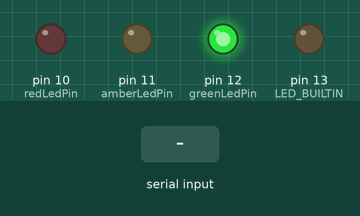
The sketch below on a simulated Arduino Uno, built with avr-gcc and run on an emulated ATmega328P. Shown: output pins drawn as LEDs (lit = HIGH). The inputs (shaded band) are chosen by the test bench. What the sketch prints to the serial monitor is not drawn.

Above: at 1.2 s.
1.3 s: "1" received over Serial
At 1.8 s:
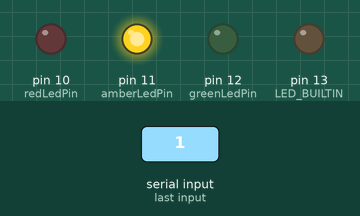
2.8 s: byte 1 (1) received over Serial
At 4.0 s:
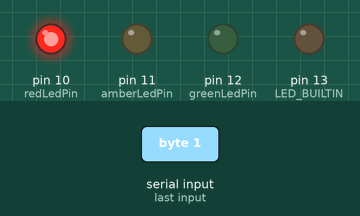
4.3 s: "0" received over Serial
At 5.3 s:
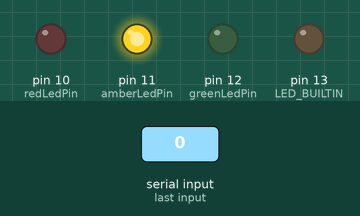
Timing chart, 0 to 7.3 s (numbered marks = the images above; inputs shaded):
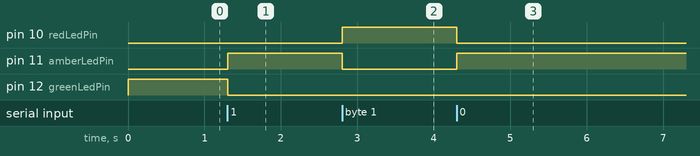

Measured:
- after the input at 1.3 s, pin 11 (amberLedPin): LOW → HIGH at once; pin 12 (greenLedPin): HIGH → LOW at once
- after the input at 2.8 s, pin 10 (redLedPin): LOW → HIGH at once; pin 11 (amberLedPin): HIGH → LOW at once
- after the input at 4.3 s, pin 10 (redLedPin): HIGH → LOW at once; pin 11 (amberLedPin): LOW → HIGH at once

The sketch:

arduino-osc-blink.ino
```cpp
/*
   arduino-osc-blink

   Listens for serial messages and controls the
   the on-board LED according to the message.

   To be used with the Processing sketch
   processing_osc_to_arduino.pde

   Written by Becky Stewart 2022
    edits by Joey More 2025
*/
const int redLedPin = 10;    // the number of the LED pin
const int greenLedPin = 12;    // the number of the LED pin
const int amberLedPin = 11;    // the number of the LED pin

// variable used for LED blink pattern
int blinkCode;

void setup() {
  Serial.begin(9600);  // initialise the serial communication


  // initialize digital pin LED_BUILTIN as an output.
  pinMode(LED_BUILTIN, OUTPUT);
  pinMode(redLedPin, OUTPUT);
  pinMode(greenLedPin, OUTPUT);
  pinMode(amberLedPin, OUTPUT);
}

void loop() {
  // wait for a message to arrive
  if (Serial.available()) {
    // save the message when it arrives
    blinkCode = Serial.read();
  }

  // create two variables to control the blink patter
  int onDelay;
  int offDelay;

 switch (blinkCode) {
    case 1:
      /* on one second, off a quarter second
      onDelay = 1000;
      offDelay = 250;*/
      digitalWrite(redLedPin, HIGH);
      digitalWrite(greenLedPin, LOW);
      digitalWrite(amberLedPin, LOW);
      break;
    case 0:
      /*/ on a half second, off one second
      onDelay = 250;
      offDelay = 1000; */
      digitalWrite(redLedPin, LOW);
      digitalWrite(greenLedPin, HIGH);
      digitalWrite(amberLedPin, LOW);
      break;
    default:
      // default to on one second, off one second
      onDelay = 1000;
      offDelay = 1000;
      digitalWrite(redLedPin, LOW);
      digitalWrite(greenLedPin, LOW);
      digitalWrite(amberLedPin, HIGH);
      break;
  }

Serial.println(blinkCode);

}
```
